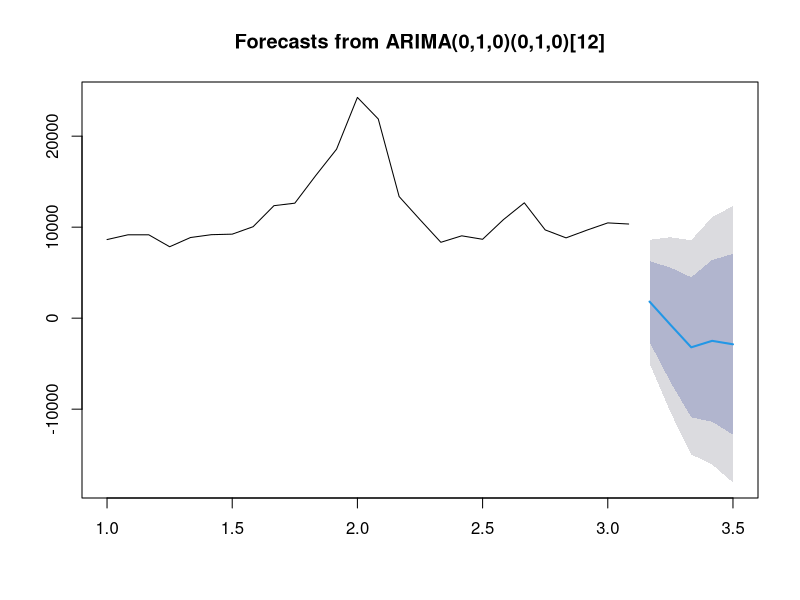
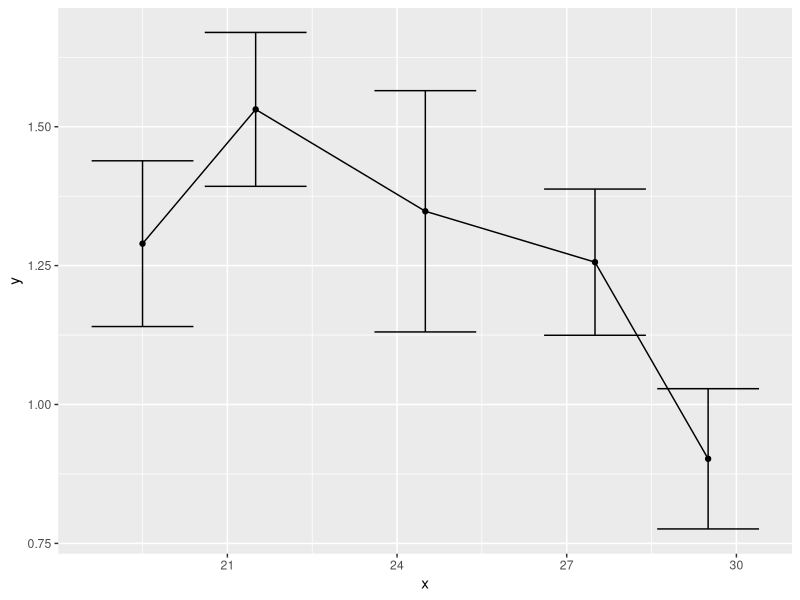
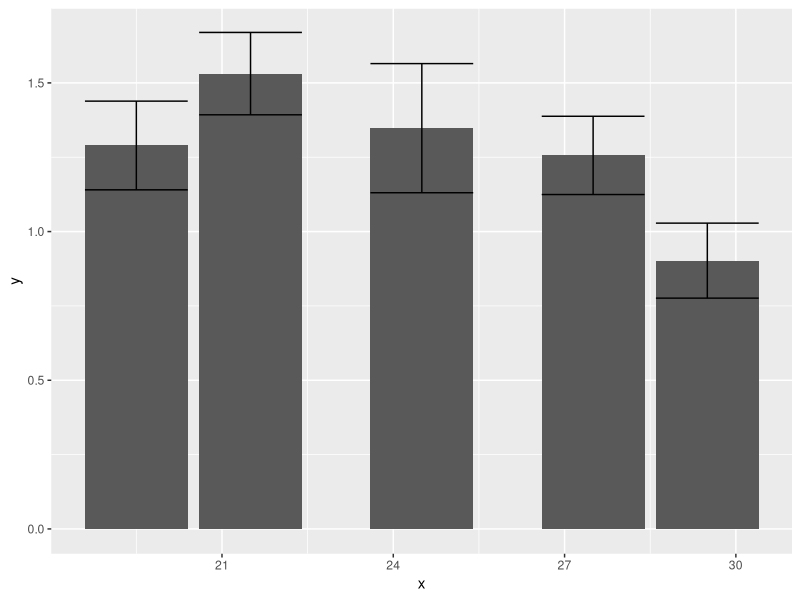

Source code (R) for these figures, in order:
## ---- chunk 1
knitr::opts_chunk$set(echo = TRUE)
## ---- chunk 2
install.packages("forecast")
library(forecast)
data=c(8637.50,9160.00 ,9162.50 ,7850.00 ,8862.50 ,9175.00 ,9233.33 ,10050.00 ,12362.50 ,12637.50 ,15666.67 ,18566.67 ,24260.00 ,21887.50 ,13362.50 ,10825.00 ,8337.50 ,9050.00 ,8668.75 ,10833.33 ,12675.00 ,9700.00 ,8825.00 ,9675.00 ,10470.00,10346.75)
DATA = ts(data,frequency = 12)
auto.arima(DATA)
plot(forecast(auto.arima(DATA),5))
## ---- chunk 3
library(tibble)

tmp <- tibble::tribble(
~x, ~y, ~yse,
19.5,	1.289529412,	0.149148884,
21.5,	1.531205882, 0.138532792,
24.5, 1.347794118,	0.217123776,
27.5,	1.256227109,	0.131585902,
29.5, 0.902255194, 0.126190124
)

library(ggplot2)

gg_scatter <- ggplot(data=tmp,aes(x=x,y=y))+
  geom_point()+
  geom_line()+
  geom_errorbar(aes(ymin=y-yse,ymax=y+yse))
print(gg_scatter)

gg_col <- ggplot(data=tmp,aes(x=x,y=y))+
  geom_col()+
  geom_errorbar(aes(ymin=y-yse,ymax=y+yse))



print(gg_col)
